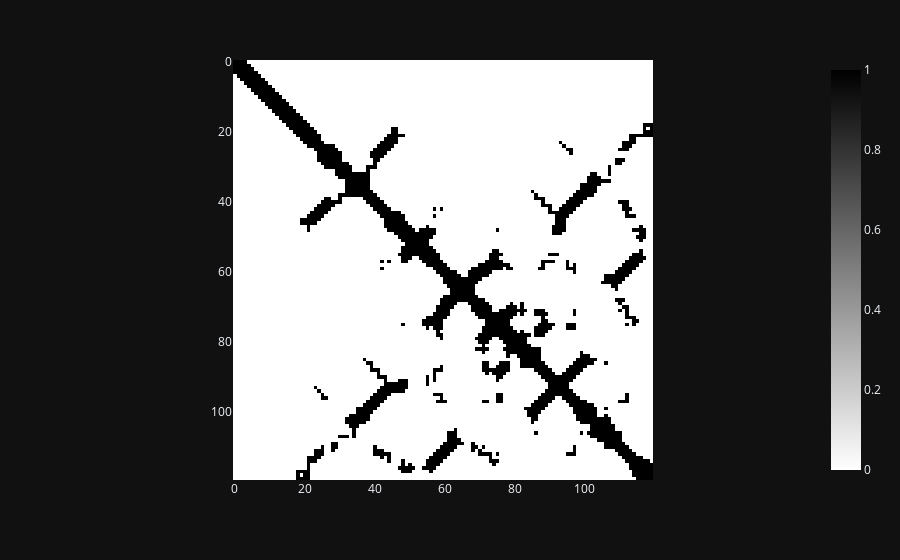

This figure's notebook cell:
### Markdown cell above
# Contact Maps Loading & Plotting

### Code cell
contact_map_A0A0A0MRZ7 = np.load("Dataset_Files/Protein_Graph_Data/raw/Contact_Map_Files/A0A0A0MRZ7.npy")
fig = px.imshow(contact_map_A0A0A0MRZ7, color_continuous_scale=["white", "black"])

fig.show()

### Figure 1 — Plotly figure (JSON) as saved in the notebook; plotly's stock layout.template omitted (floating-point values rounded to 4 significant figures; data arrays with more than 128 entries replaced by an {"elided": "..."} marker saying what was removed)
{"data": [{"coloraxis": "coloraxis", "name": "0", "z": {"elided": "120x120 int values"}, "type": "heatmap", "xaxis": "x", "yaxis": "y", "hovertemplate": "x: %{x}<br>y: %{y}<br>color: %{z}<extra></extra>"}], "layout": {"xaxis": {"anchor": "y", "domain": [0.0, 1.0], "scaleanchor": "y", "constrain": "domain"}, "yaxis": {"anchor": "x", "domain": [0.0, 1.0], "autorange": "reversed", "constrain": "domain"}, "coloraxis": {"colorscale": [[0.0, "white"], [1.0, "black"]]}, "margin": {"t": 60}}}
